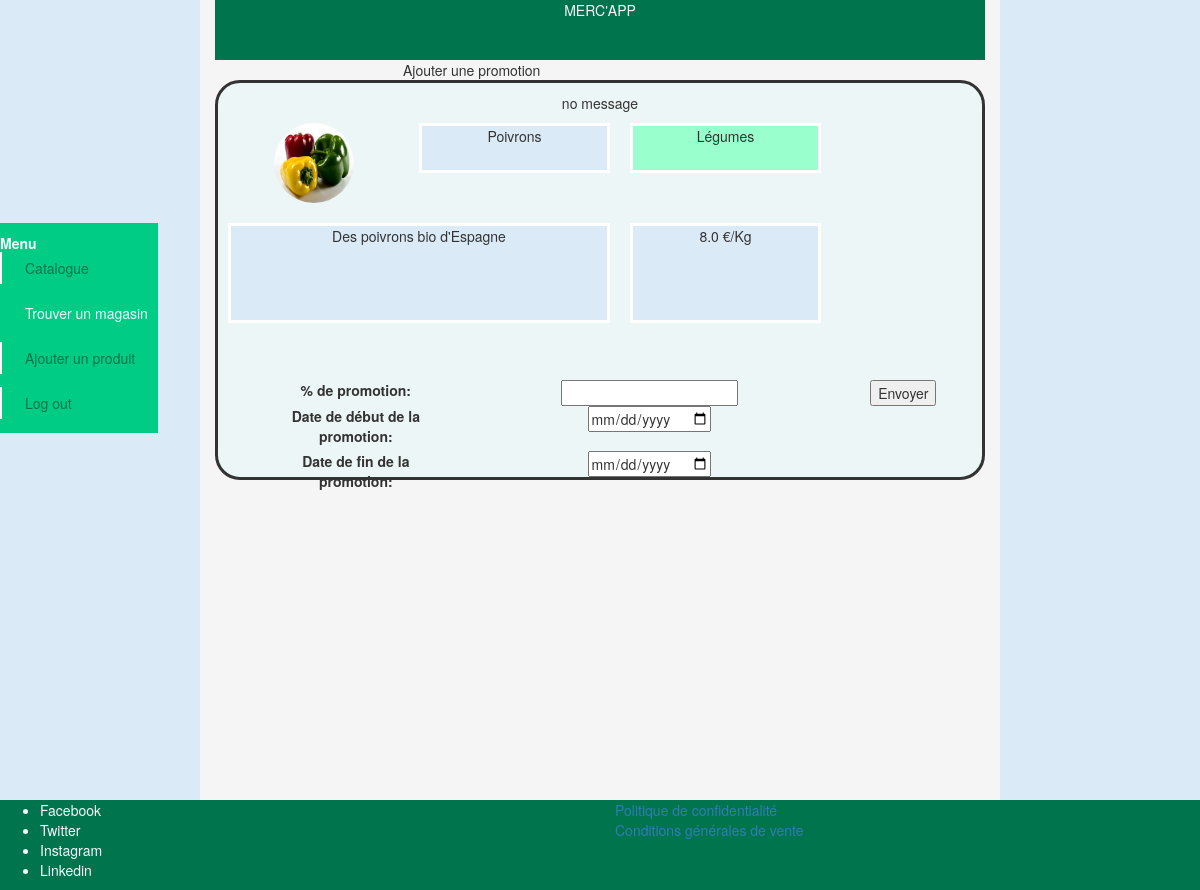
Screenshot of /promotion/?product_id=3 (signed in) with the database file from the repository.
### mercapp/models.py (models this page shows, shortened)
class Product(db.Model):
    id = db.Column(db.Integer, primary_key=True, autoincrement=True, nullable=False)
    title = db.Column(db.String(50), nullable=False)
    description = db.Column(db.String(200), nullable=False)
    price = db.Column(db.Float, nullable=False)
    picture = db.Column(db.String(200), nullable=False)
    category = db.Column(db.String(50), nullable=False)
    promotion = db.Column(db.Integer, nullable=True)
    unit = db.Column(db.String(50), nullable=False)

### mercapp/views.py (the view, shortened to what this page needs)
@app.route('/promotion/', methods=['GET', 'POST'])
@login_required
def promotion():
    id_product = int(request.args.get("product_id") or 1)
    product = find_product(id_product)
    message = "no message"
    form = AddPromotiontForm()
    return render_template("addpromotion.html",
                           css_file=url_for('static', filename='css/custom.css'),
                           title="Ajouter une promotion",
                           product=product,
                           form=form,
                           message=message,
                           )

### mercapp/models.py
class AddPromotiontForm(FlaskForm):
    percentage = DecimalField('% de promotion:', validators=[DataRequired()])
    start_date = DateField('Date de début de la promotion:', validators=[DataRequired()])
    end_date = DateField('Date de fin de la promotion:', validators=[DataRequired()])
    submit = SubmitField("Envoyer")

### mercapp/models.py (called while the page is built)
@login_manager.user_loader
def load_user(user_id):
    return Usertable.query.get(user_id)

### mercapp/utils.py (called while the page is built)
def find_product(product_id):
    product = Product.query.filter_by(id=product_id).first()
    return product

### mercapp/templates/addpromotion.html (shortened to what this page needs)
{% extends 'base.html' %}
{% block content %}
                <div class ="card col-md-12 product_card">
                    <div>{{message}}</div>
                    <div class="row">
                        <div class="col-md-3 image">
                            <img class="img-circle" src="{{product.picture}}">
                        </div>
                        <div class="col-md-3 border product">
                            <p>{{product.title}}</p>
                        </div>
                        <div class="col-md-3 align-middle border category">
                            <p>{{product.category}}</p>
                        </div>
                    </div>
                    <div class="row">
                        <div class="col-md-6 border description_product">
                            <p>{{product.description}}</p>
                        </div>
                        <div class="col-md-3 border price">
                            <p>{{product.price |float }} {{product.unit}}</p>
                        </div>
                    </div>
                    <form class="product_card_child col-md-12 row" style="margin:10px" method="POST" >
                        <div class="col-md-10">
                            <div class="row">
                                <div class="col-md-4">
                                    {{form.percentage.label}}
                                </div>
                                <div class="col-md-8">
                                    {{form.percentage()}}
                                </div>
                            </div>
                            <div class="row">
                                <div class="col-md-4">
                                    {{form.start_date.label}}
                                </div>
                                <div class="col-md-8">
                                    {{form.start_date()}}
                                </div>
                            </div>
                            <div class="row">
                                <div class="col-md-4">
                                    {{form.end_date.label}}
                                </div>
                                <div class="col-md-8">
                                    {{form.end_date()}}
                                </div>
                            </div>
                        </div>
                        <div>{{form.submit}}</div>
                    </form>
                </div>
{% endblock %}

### mercapp/static/css/custom.css (style rules this page uses)
:root { --header-height: 5rem; --white-color: #F7F6FB; --dark-green-color: #00754d; --light-green-color: #00CC86; --lighter-green-color: #99FFCC; --light-blue-color: #DAEAF7; --lighter-blue-color: #EDF6F7; --light-yellow-color: #F5F5F5; --light-red-color: red; --body-font: 'Nunito', sans-serif; --normal-font-color: #005E3E; --promotion-font-color: #990000; --normal-font-size: 1rem; --z-fixed: 80 }
*,::before,::after { box-sizing: border-box }
.card { width: 90%; padding: 30 px; background-color: var(--lighter-blue-color); border-style:solid; border-radius: 25px; padding:10px; }
.product_card { height:400px; position:relative; }
.product_card_child { position:absolute; top:10%; height:10em; margin-top:-5em; }
.border { border-style:solid; margin: 10px; text-align: center; vertical-align: baseline; border-color: white; }
img { width: 100px; height: 100px; padding: 10px; border: solid; border-color: black; }
.category { background-color: var(--lighter-green-color); height: 50px; }
.product { background-color: var(--light-blue-color); height: 50px; }
.description_product, .price { background-color: var(--light-blue-color); height: 100px; position: relative; }

### rows the page displays
Product: picture (picture), title "Poivrons", category "Légumes", description "Des poivrons bio d'Espagne", price "8.0", unit "€/Kg"

### other values shown
{{ title }} "Ajouter une promotion"
{{ message }} "no message"
